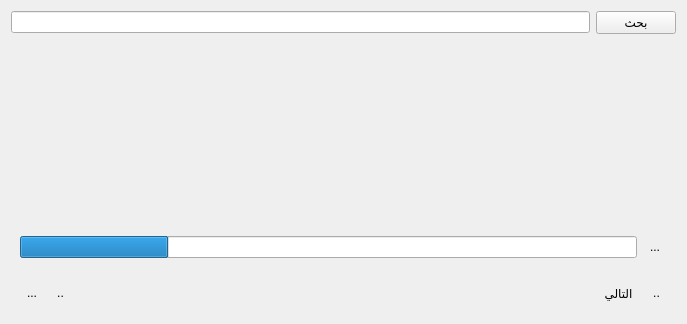
<?xml version="1.0" encoding="UTF-8"?>
<ui version="4.0">
 <class>QuranSearchWidget</class>
 <widget class="QWidget" name="QuranSearchWidget">
  <property name="geometry">
   <rect>
    <x>0</x>
    <y>0</y>
    <width>687</width>
    <height>324</height>
   </rect>
  </property>
  <property name="windowTitle">
   <string>Form</string>
  </property>
  <layout class="QVBoxLayout" name="verticalLayout">
   <item>
    <layout class="QHBoxLayout" name="horizontalLayout">
     <item>
      <widget class="QLineEdit" name="lineEdit"/>
     </item>
     <item>
      <widget class="QPushButton" name="pushButton">
       <property name="text">
        <string>بحث</string>
       </property>
      </widget>
     </item>
    </layout>
   </item>
   <item>
    <spacer name="verticalSpacer">
     <property name="orientation">
      <enum>Qt::Vertical</enum>
     </property>
     <property name="sizeHint" stdset="0">
      <size>
       <width>20</width>
       <height>40</height>
      </size>
     </property>
    </spacer>
   </item>
   <item>
    <widget class="QWidget" name="progressWidget" native="true">
     <property name="sizePolicy">
      <sizepolicy hsizetype="Preferred" vsizetype="Maximum">
       <horstretch>0</horstretch>
       <verstretch>0</verstretch>
      </sizepolicy>
     </property>
     <layout class="QHBoxLayout" name="horizontalLayout_3">
      <item>
       <widget class="QProgressBar" name="progressBar">
        <property name="value">
         <number>24</number>
        </property>
        <property name="textVisible">
         <bool>false</bool>
        </property>
       </widget>
      </item>
      <item>
       <widget class="QToolButton" name="buttonStopFetech">
        <property name="text">
         <string>...</string>
        </property>
        <property name="icon">
         <iconset resource="resources.qrc">
          <normaloff>:/data/images/delete.png</normaloff>:/data/images/delete.png</iconset>
        </property>
        <property name="autoRaise">
         <bool>true</bool>
        </property>
       </widget>
      </item>
     </layout>
    </widget>
   </item>
   <item>
    <widget class="QWidget" name="widgetNavigationButtons" native="true">
     <property name="sizePolicy">
      <sizepolicy hsizetype="Preferred" vsizetype="Maximum">
       <horstretch>0</horstretch>
       <verstretch>0</verstretch>
      </sizepolicy>
     </property>
     <layout class="QHBoxLayout" name="horizontalLayout_2">
      <item>
       <widget class="QToolButton" name="buttonGoFirst">
        <property name="toolTip">
         <string>الصفحة الاولى</string>
        </property>
        <property name="text">
         <string>...</string>
        </property>
        <property name="icon">
         <iconset resource="resources.qrc">
          <normaloff>:/data/images/go-last.png</normaloff>:/data/images/go-last.png</iconset>
        </property>
        <property name="iconSize">
         <size>
          <width>27</width>
          <height>24</height>
         </size>
        </property>
        <property name="autoRaise">
         <bool>true</bool>
        </property>
       </widget>
      </item>
      <item>
       <widget class="QToolButton" name="buttonGoPrev">
        <property name="toolTip">
         <string>الصفحة السابقة</string>
        </property>
        <property name="text">
         <string>..</string>
        </property>
        <property name="icon">
         <iconset resource="resources.qrc">
          <normaloff>:/data/images/go-next.png</normaloff>:/data/images/go-next.png</iconset>
        </property>
        <property name="iconSize">
         <size>
          <width>28</width>
          <height>24</height>
         </size>
        </property>
        <property name="autoRaise">
         <bool>true</bool>
        </property>
       </widget>
      </item>
      <item>
       <spacer name="horizontalSpacer_2">
        <property name="orientation">
         <enum>Qt::Horizontal</enum>
        </property>
        <property name="sizeHint" stdset="0">
         <size>
          <width>101</width>
          <height>20</height>
         </size>
        </property>
       </spacer>
      </item>
      <item>
       <widget class="QLabel" name="labelNav">
        <property name="text">
         <string/>
        </property>
       </widget>
      </item>
      <item>
       <spacer name="horizontalSpacer">
        <property name="orientation">
         <enum>Qt::Horizontal</enum>
        </property>
        <property name="sizeHint" stdset="0">
         <size>
          <width>100</width>
          <height>20</height>
         </size>
        </property>
       </spacer>
      </item>
      <item>
       <widget class="QToolButton" name="buttonGoNext">
        <property name="toolTip">
         <string>الصفحة التالية</string>
        </property>
        <property name="text">
         <string>التالي</string>
        </property>
        <property name="icon">
         <iconset resource="resources.qrc">
          <normaloff>:/data/images/go-previous.png</normaloff>:/data/images/go-previous.png</iconset>
        </property>
        <property name="iconSize">
         <size>
          <width>28</width>
          <height>24</height>
         </size>
        </property>
        <property name="autoRaise">
         <bool>true</bool>
        </property>
       </widget>
      </item>
      <item>
       <widget class="QToolButton" name="buttonGoLast">
        <property name="toolTip">
         <string>الصفحة الاخيرة</string>
        </property>
        <property name="text">
         <string>..</string>
        </property>
        <property name="icon">
         <iconset resource="resources.qrc">
          <normaloff>:/data/images/go-first.png</normaloff>:/data/images/go-first.png</iconset>
        </property>
        <property name="iconSize">
         <size>
          <width>28</width>
          <height>24</height>
         </size>
        </property>
        <property name="autoRaise">
         <bool>true</bool>
        </property>
       </widget>
      </item>
     </layout>
    </widget>
   </item>
  </layout>
 </widget>
 <resources>
  <include location="resources.qrc"/>
 </resources>
 <connections/>
</ui>
